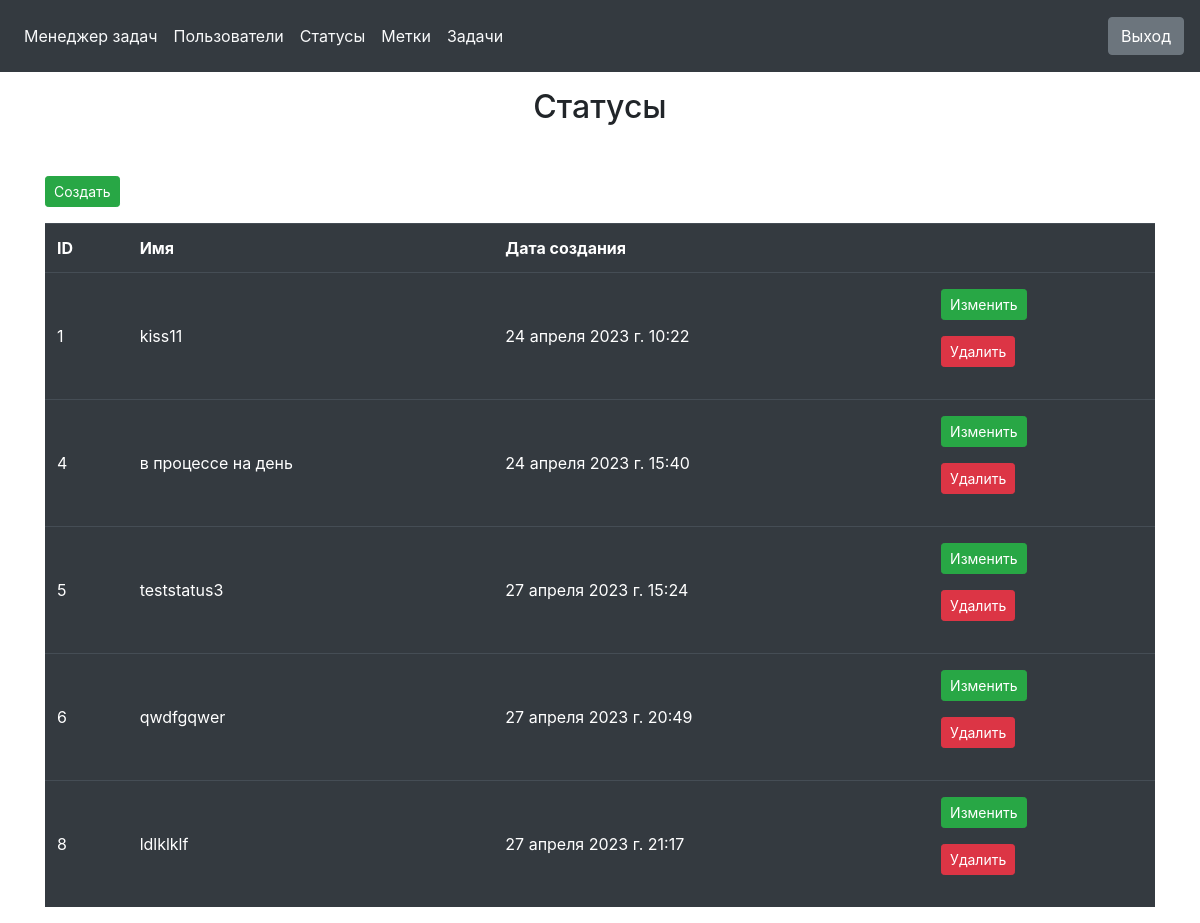
The app's page /statuses/ (signed in), older data.
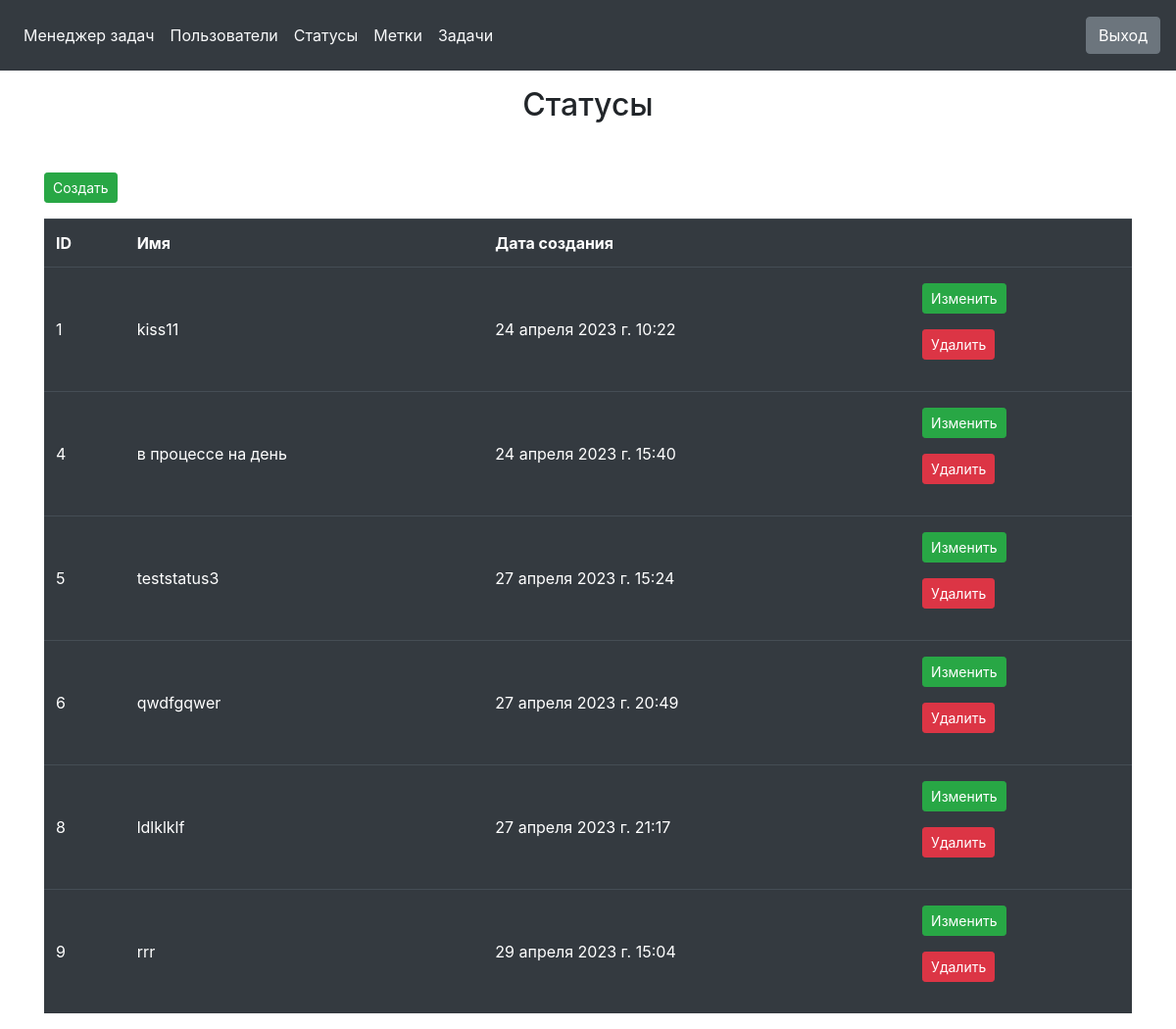
The same page, newer data.
### statuses/models.py (models this page shows, shortened)
class Statuses(models.Model):
    name = models.CharField(_('name'), max_length=255, unique=True)
    created_at = models.DateTimeField(_('created at'), auto_now_add=True)

### statuses/views.py (the view)
# urls.py: path('', StatusesView.as_view(), name='statuses'),
class StatusesView(BaseLoginRequiredMixin, ListView):
    model = Statuses
    template_name = 'statuses/index.html'

### core/mixins.py (called while the page is built)
    @method_decorator(login_required_message)
    def dispatch(self, request, *args, **kwargs):
        return super().dispatch(request, *args, **kwargs)

### templates/statuses/index.html
{% extends 'base.html' %}
{% load i18n %}
{% block content %}
<main>
    <div class="container">
        <h2 class="text-center mt-3"  style="min-height: 10vh;">{% trans "Statuses" %}</h2>
        <p><a href="{% url 'create_status' %}" class="btn btn-success btn-sm">{% trans "Create" %}</a></p>
        <table class="table table-dark table-striped-columns">
            <thead>
                <tr class="font-weight-bold">
                    <td>{% trans "ID" %}</td>
                    <td>{% trans "Name" %}</td>
                    <td>{% trans "Created at" %}</td>
                    <td ></td>
                </tr>
            </thead>
            <tbody>
                {% for status in object_list %}
                <tr>
                    <td class="align-middle py-3">{{ status.id }}</td>
                    <td class="align-middle py-3">{{ status.name }}</td>
                    <td class="align-middle py-3">{{ status.created_at }}</td>
                    <td class="py-3">
                        <p><a href="{% url 'update_status' status.id %}" class="btn btn-success btn-sm">{% trans "Update" %}</a></p>
                        <p><a href="{% url 'delete_status' status.id %}" class="btn btn-danger btn-sm">{% trans "Delete"%}</a></p>
                    </td>
                </tr>
                {% endfor %}
            </tbody>
        </table>
    </div>
</main>
{% endblock %}

### templates/base.html (shortened to what this page needs)
<!DOCTYPE html>
<html lang="en">
    {% load i18n %}
<head>
    {% load bootstrap4 %}
    {% bootstrap_css %}
</head>
<body class="d-flex flex-column min-vh-100">
    <header class="p-3 bg-dark">
        <div class="d-flex flex-wrap align-items-center justify-content-between w-100">
            <ul class="nav me-lg-auto mb-3 justify-content-left mb-md-0">
                <li><a href="{% url 'index'%}" class="nav-link px-2 text-light">{% trans "Task Manager" %}</a></li>
                <li><a href="{% url 'users' %}" class="nav-link px-2 text-light">{% trans "Users" %}</a></li>
            {% if user.is_authenticated %}
                <li><a href="{% url 'statuses' %}" class="nav-link px-2 text-light">{% trans "Statuses" %}</a></li>
                <li><a href="{% url 'labels' %}" class="nav-link px-2 text-light">{% trans "Labels" %}</a></li>
                <li><a href="{% url 'tasks' %}" class="nav-link px-2 text-light">{% trans "Tasks" %}</a></li>
            </ul>
            <div class="text-end">
                <a href="{% url 'logout' %}" class="btn btn-secondary me-2">{% trans "Logout" %}</a>
            </div>
            {% else %}
            </ul>
            <div class="text-end">
                <a href="{% url 'login' %}" class="btn btn-secondary me-2">{% trans "Login" %}</a>
                <a href="{% url 'register' %}" class="btn btn-warning">{% trans "Registration" %}</a>
            </div>
            {% endif %}
        </div>
    </header>
    {% block content %}{% endblock %}
  </body>
</html>

Row changes from the older to the newer data that the page shows:
added Statuses: id "9", name "rrr", created_at "29 апреля 2023 г. 15:04"
